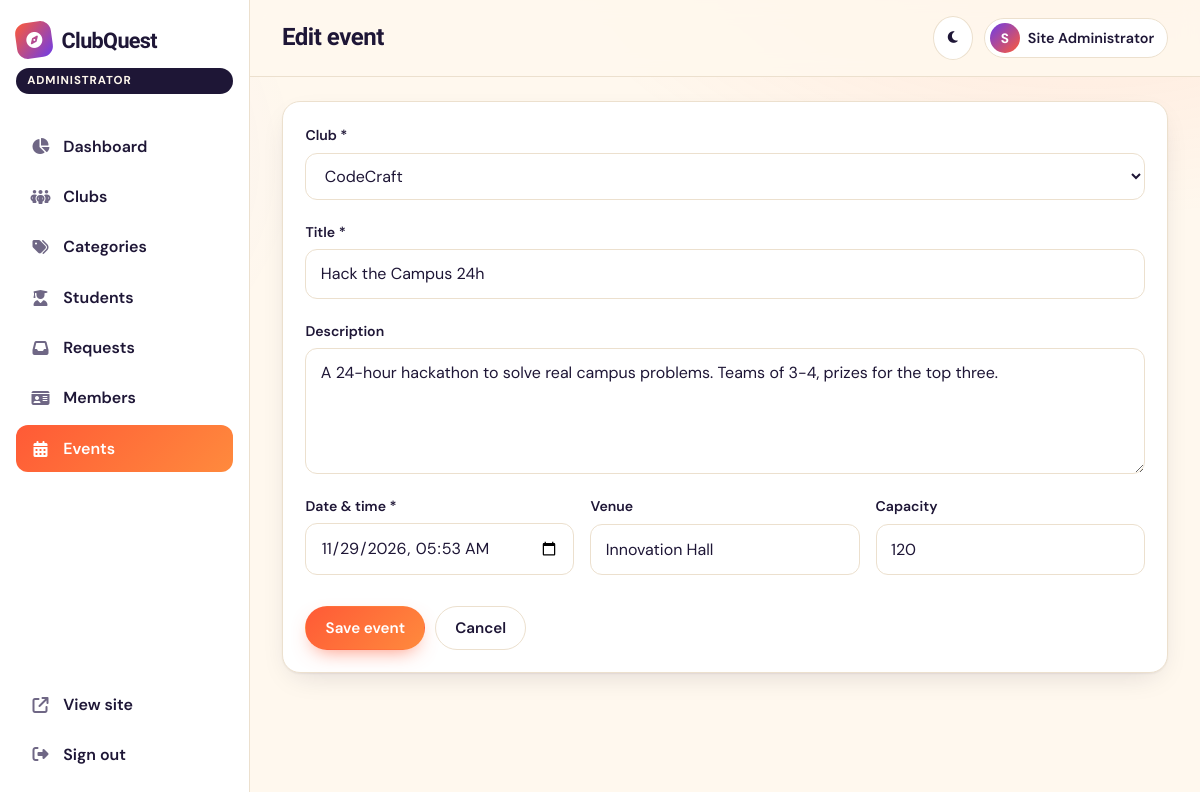
The app's page /admin/event-form.php?id=1 (signed in) with its own data.
### tables this page shows
CREATE TABLE users (
  id            INT UNSIGNED AUTO_INCREMENT PRIMARY KEY,
  name          VARCHAR(100) NOT NULL,
  email         VARCHAR(150) NOT NULL UNIQUE,
  password_hash VARCHAR(255) NOT NULL,
  role          ENUM('student','coordinator','admin') NOT NULL DEFAULT 'student',
  status        ENUM('active','blocked') NOT NULL DEFAULT 'active',
  created_at    TIMESTAMP NOT NULL DEFAULT CURRENT_TIMESTAMP,
  INDEX idx_users_role (role)
);

CREATE TABLE events (
  id          INT UNSIGNED AUTO_INCREMENT PRIMARY KEY,
  club_id     INT UNSIGNED NOT NULL,
  title       VARCHAR(150) NOT NULL,
  description TEXT NULL,
  venue       VARCHAR(150) NULL,
  event_date  DATETIME NOT NULL,
  capacity    INT UNSIGNED NULL,               
  created_by  INT UNSIGNED NULL,
  created_at  TIMESTAMP NOT NULL DEFAULT CURRENT_TIMESTAMP,
  FOREIGN KEY (club_id) REFERENCES clubs(id) ON DELETE CASCADE,
  FOREIGN KEY (created_by) REFERENCES users(id) ON DELETE SET NULL,
  INDEX idx_events_date (event_date)
);

CREATE TABLE clubs (
  id                  INT UNSIGNED AUTO_INCREMENT PRIMARY KEY,
  category_id         INT UNSIGNED NOT NULL,
  coordinator_user_id INT UNSIGNED NULL,
  name                VARCHAR(120) NOT NULL,
  slug                VARCHAR(140) NOT NULL UNIQUE,
  tagline             VARCHAR(160) NULL,
  description         TEXT NOT NULL,
  logo                VARCHAR(255) NULL,
  faculty_coordinator VARCHAR(100) NULL,
  student_coordinator VARCHAR(100) NULL,
  activities          TEXT NULL,               
  requirements        TEXT NULL,
  contact_email       VARCHAR(150) NULL,
  contact_phone       VARCHAR(20)  NULL,
  meeting_info        VARCHAR(200) NULL,
  department          VARCHAR(100) NULL,       
  skills              VARCHAR(300) NULL,       
  coordinator_can_approve TINYINT(1) NOT NULL DEFAULT 1,
  status              ENUM('active','inactive') NOT NULL DEFAULT 'active',
  created_at          TIMESTAMP NOT NULL DEFAULT CURRENT_TIMESTAMP,
  FOREIGN KEY (category_id) REFERENCES club_categories(id) ON DELETE RESTRICT,
  FOREIGN KEY (coordinator_user_id) REFERENCES users(id) ON DELETE SET NULL,
  INDEX idx_clubs_category (category_id),
  INDEX idx_clubs_status (status),
  INDEX idx_clubs_created (created_at),
  FULLTEXT INDEX ft_clubs (name, description)
);

### admin/event-form.php (called while the page is built, shortened)
<?php
require_once dirname(__DIR__) . '/includes/auth.php';
$user = require_role('admin');
$scopeClubId = null; $base = 'admin';
$pageTitle = input_int('id') ? 'Edit event' : 'New event'; $active = 'events';
include dirname(__DIR__) . '/includes/dash_header.php';
include dirname(__DIR__) . '/includes/dash/event_form.php';
include dirname(__DIR__) . '/includes/dash_footer.php';

### includes/functions.php (called while the page is built, shortened)
<?php
function e(?string $s): string { return htmlspecialchars((string)$s, ENT_QUOTES | ENT_SUBSTITUTE, 'UTF-8'); }
function url(string $path = ''): string { return BASE_URL . '/' . ltrim($path, '/'); }
function input(string $key, string $default = ''): string
{
    $v = $_POST[$key] ?? $_GET[$key] ?? $default;
    return is_string($v) ? trim($v) : $default;
}
function input_int(string $key, int $default = 0): int { return (int)filter_var(input($key, (string)$default), FILTER_VALIDATE_INT, ['options' => ['default' => $default]]); }

### config/database.php (called while the page is built, shortened)
<?php
function db(): PDO
{
    static $pdo = null;
    if ($pdo === null) {
        $dsn = 'mysql:host=' . DB_HOST . ';port=' . DB_PORT . ';dbname=' . DB_NAME . ';charset=utf8mb4';
        try {
            $pdo = new PDO($dsn, DB_USER, DB_PASS, [
                PDO::ATTR_ERRMODE            => PDO::ERRMODE_EXCEPTION,
                PDO::ATTR_DEFAULT_FETCH_MODE => PDO::FETCH_ASSOC,
                PDO::ATTR_EMULATE_PREPARES   => false,
            ]);
        } catch (PDOException $e) {
            http_response_code(500);
            exit('<h2>Database connection failed.</h2><p>Import <code>database.sql</code> and check <code>config/database.php</code>.</p>');
        }
    }
    return $pdo;
}

### includes/auth.php (called while the page is built, shortened)
<?php
require_once dirname(__DIR__) . '/config/database.php';
require_once __DIR__ . '/functions.php';
function current_user(): ?array
{
    static $user = false;
    if ($user === false) {
        $user = null;
        if (!empty($_SESSION['user_id'])) {
            $s = db()->prepare('SELECT id,name,email,role,status FROM users WHERE id=?');
            $s->execute([$_SESSION['user_id']]);
            $u = $s->fetch();
            if ($u && $u['status'] === 'active') $user = $u;
            else { session_unset(); }
        }
    }
    return $user;
}
function require_role(string ...$roles): array
{
    $u = current_user();
    return $u;
}

### includes/dash/event_form.php (the view, shortened to what this page needs)
<?php
$pdo = db();
$id = input_int('id');
$ev = ['club_id' => $scopeClubId ?? '', 'title' => '', 'description' => '', 'venue' => '', 'event_date' => '', 'capacity' => ''];
if ($id) {
    $s = $pdo->prepare('SELECT * FROM events WHERE id=?'); $s->execute([$id]);
    $ev = $s->fetch();
}
$clubs = $scopeClubId === null ? $pdo->query('SELECT id,name FROM clubs WHERE status="active" ORDER BY name')->fetchAll() : [];
$dtValue = $ev['event_date'] ? date('Y-m-d\TH:i', strtotime($ev['event_date'])) : '';
?>
<form method="post" class="card form-stack"><?= csrf_field() ?>
  <?php if ($clubs): ?><label class="field"><span>Club *</span><select name="club_id" required><option value="">Select club</option><?php foreach ($clubs as $c): ?><option value="<?= (int)$c['id'] ?>" <?= (int)$ev['club_id'] === (int)$c['id'] ? 'selected' : '' ?>><?= e($c['name']) ?></option><?php endforeach; ?></select></label><?php endif; ?>
  <label class="field"><span>Title *</span><input name="title" value="<?= e($ev['title']) ?>" required maxlength="150"></label>
  <label class="field"><span>Description</span><textarea name="description" rows="4"><?= e($ev['description']) ?></textarea></label>
  <div class="grid-3">
    <label class="field"><span>Date &amp; time *</span><input type="datetime-local" name="event_date" value="<?= e($dtValue) ?>" required></label>
    <label class="field"><span>Venue</span><input name="venue" value="<?= e($ev['venue']) ?>" maxlength="150"></label>
    <label class="field"><span>Capacity</span><input type="number" min="1" name="capacity" value="<?= e((string)$ev['capacity']) ?>" placeholder="Unlimited"></label>
  </div>
  <div class="form-actions"><button class="btn btn-primary">Save event</button><a class="btn btn-ghost" href="<?= e(url($base . '/events.php')) ?>">Cancel</a></div>
</form>

### includes/dash_header.php (shortened to what this page needs)
<?php
require_once __DIR__ . '/auth.php';
$user = current_user();
$isAdmin = $user['role'] === 'admin';
$active = $active ?? '';
$base = $isAdmin ? 'admin' : 'coordinator';
$links = $isAdmin ? [
    ['index', 'fa-chart-pie', 'Dashboard'],
    ['clubs', 'fa-people-group', 'Clubs'],
    ['categories', 'fa-tags', 'Categories'],
    ['students', 'fa-user-graduate', 'Students'],
    ['requests', 'fa-inbox', 'Requests'],
    ['members', 'fa-id-card', 'Members'],
    ['events', 'fa-calendar-days', 'Events'],
] : [
    ['index', 'fa-chart-pie', 'Overview'],
    ['requests', 'fa-inbox', 'Applications'],
    ['members', 'fa-id-card', 'Members'],
    ['events', 'fa-calendar-days', 'Events'],
    ['club-edit', 'fa-pen-to-square', 'Club Info'],
];
?>
<!DOCTYPE html>
<html lang="en" data-theme="light">
<head>
<link rel="stylesheet" href="https://cdnjs.cloudflare.com/ajax/libs/font-awesome/6.5.1/css/all.min.css">
<link rel="stylesheet" href="<?= e(url('assets/css/style.css')) ?>">
<link rel="stylesheet" href="<?= e(url('assets/css/responsive.css')) ?>">
</head>
<body class="dash-body">
<div class="dash">
  <aside class="sidebar" id="sidebar">
    <a href="<?= e(url('index.php')) ?>" class="brand"><span class="brand-mark"><i class="fa-solid fa-compass"></i></span><span><?= e(APP_NAME) ?></span></a>
    <span class="role-pill"><?= $isAdmin ? 'Administrator' : 'Coordinator' ?></span>
    <nav>
      <?php foreach ($links as [$file, $icon, $label]): ?>
        <a href="<?= e(url("$base/$file.php")) ?>" class="<?= $active === $file ? 'active' : '' ?>"><i class="fa-solid <?= $icon ?>"></i><?= $label ?></a>
      <?php endforeach; ?>
    </nav>
    <div class="sidebar-foot">
      <a href="<?= e(url('index.php')) ?>"><i class="fa-solid fa-arrow-up-right-from-square"></i> View site</a>
      <a href="<?= e(url('auth/logout.php')) ?>"><i class="fa-solid fa-right-from-bracket"></i> Sign out</a>
    </div>
  </aside>
  <div class="dash-main">
    <header class="dash-top">
      <h1><?= e($pageTitle ?? 'Dashboard') ?></h1>
      <div class="dash-top-right">
        <button class="icon-btn" id="theme-toggle" aria-label="Toggle dark mode"><i class="fa-solid fa-moon"></i><i class="fa-solid fa-sun"></i></button>
        <span class="user-chip static"><span class="avatar"><?= e(strtoupper(mb_substr($user['name'], 0, 1))) ?></span><span class="uname"><?= e($user['name']) ?></span></span>
      </div>
    </header>
    <section class="dash-content">

### assets/css/responsive.css (style rules this page uses)
html { -webkit-text-size-adjust:100%;text-size-adjust:100% }
body { overflow-x:hidden }
h1,h2,h3 { overflow-wrap:anywhere }
:root { --tap:44px }
@media (hover:none),(pointer:coarse) { .btn,.icon-btn,.tabs a,.pagination a,.interest span,.check { min-height:var(--tap) } }
@media (hover:none),(pointer:coarse) { input:not([type=checkbox]):not([type=radio]),select,textarea { font-size:16px } }

### records on screen
users: name "S", name "Site Administrator"
events: club_id "CodeCraft", title "Hack the Campus 24h", description "A 24-hour hackathon to solve real campus problems. Teams of 3-4, prizes for the top three.", event_date "11/29/2026 05:53", venue "Innovation Hall", capacity "120"

### other values on screen
APP_NAME "ClubQuest"
$label "Dashboard"
$label "Clubs"
$label "Categories"
$label "Students"
$label "Requests"
$label "Members"
$label "Events"
$pageTitle "Edit event"
